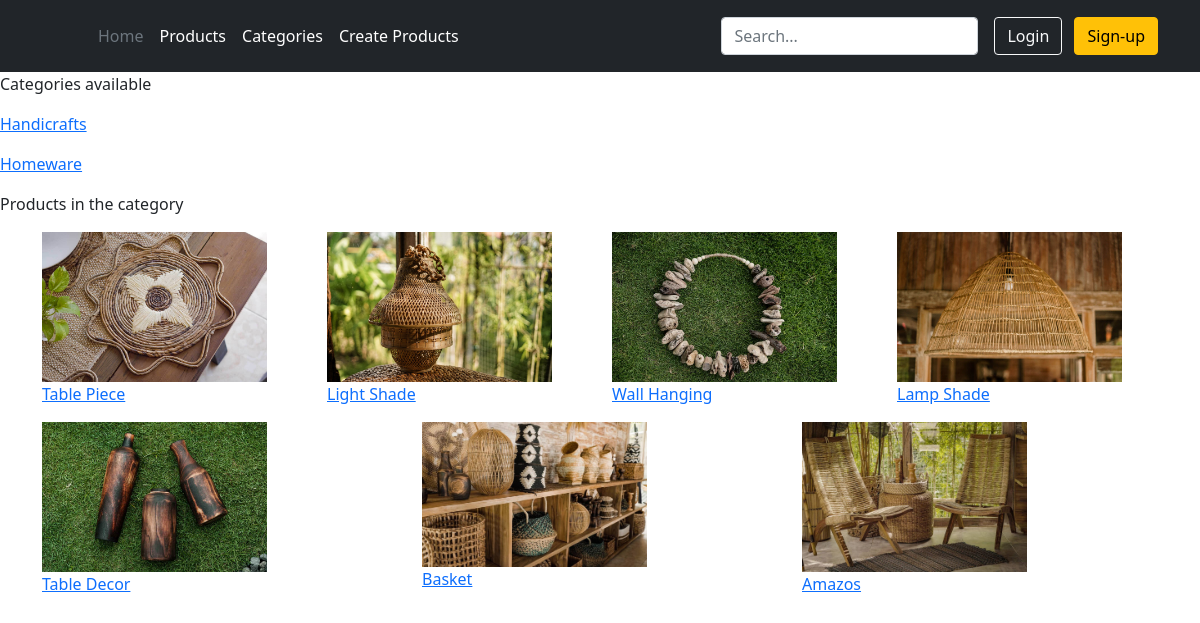
The page /categories on the database as committed earlier.
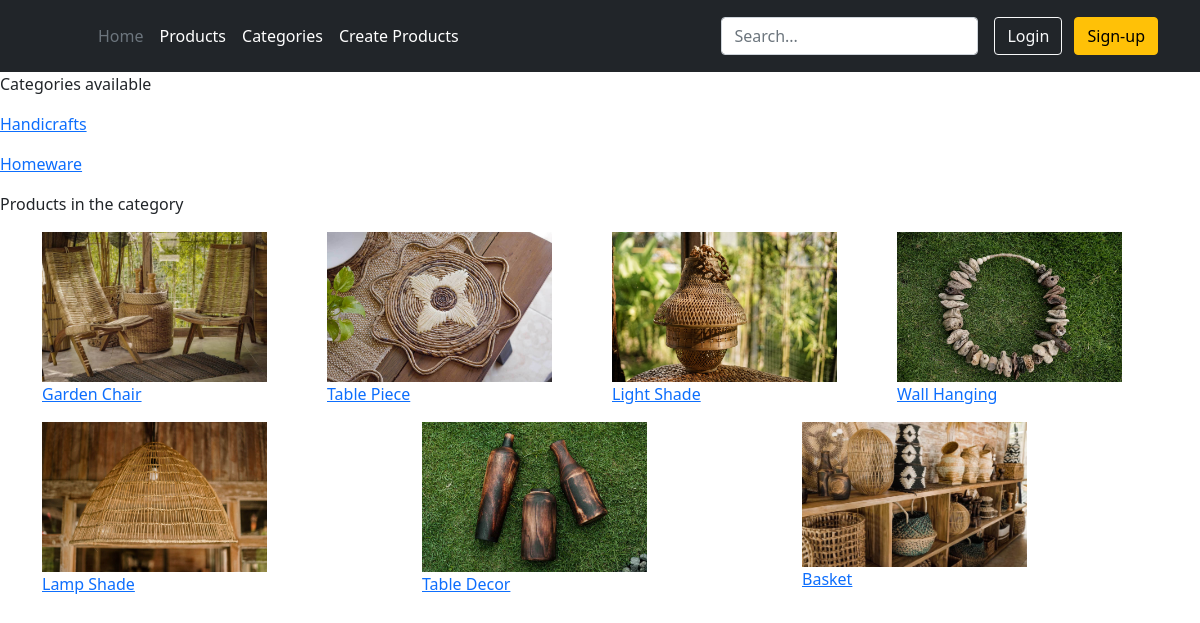
The same page on the database as committed later.
### products/models.py (models this page shows, shortened)
class Category(models.Model):
    name = models.CharField(max_length=100)
    slug = models.SlugField(max_length=255, unique=True)
    class Meta:
        verbose_name_plural = 'categories'

class Product(models.Model):
    title = models.CharField(max_length=200)
    description = models.TextField(blank=True)
    image = models.ImageField(upload_to='images/')
    price = models.DecimalField(max_digits=6, decimal_places=2)
    category = models.ForeignKey(Category, related_name='product', on_delete=models.CASCADE)
    slug = models.SlugField(max_length=255)
    in_stock = models.BooleanField(default=True)  # Stock to change to numeric value
    is_active = models.BooleanField(default=True)
    created = models.DateTimeField(auto_now_add=True)
    updated = models.DateTimeField(auto_now=True)
    class Meta:
        verbose_name_plural = 'Products'
        ordering = ('-created',)

### storeAnada/views.py (the view)
# urls.py: path('categories', storeAnada.views.CategoryListView.as_view(), name='categories'),
class CategoryListView(ListView):
	template_name = "products/categories.html"
	model = Category
	def get_context_data(self, **kwargs):
		context = super().get_context_data(**kwargs)
		category = self.request.GET.get('category', None)
		search = self.request.GET.get('search', None)
		products = Product.objects.all()
		if category:
			context['category'] = category
			products = products.filter(category__id=int(category))  # Filter by FieldNameinProductModel__FieldInFKModel
		if search:
			products = products.filter(title__contains=search)  # Contains gives flexibility in the search input
			context['search'] = search
		context['products'] = products
		return context

### templates/products/categories.html (shortened to what this page needs)
{% extends "base.html" %}
{% load static %}
{% block content %}
    <p>Categories available</p>
{% for category in category_list %}
    <a href="{% url 'categories' %}?category={{ category.pk }}"><p>{{ category.name }}</p></a>
{% endfor %}
    <p>Products in the category {{ category.name }}</p>
<div class="container">
    <div class="row">
        {% for p in products %}
        <div class="col-sm">
            <a href="{% url 'product-detail' pk=p.pk %}"><img src="media/{{ p.image }}" alt="{{ p.title }} " height="auto" width="225">
            <p>{{ p.title }}</p>
            </a>
        </div>
        {% endfor %}
    </div>
</div>
{% endblock %}

### templates/base.html (shortened to what this page needs)
{% load static %}
<!DOCTYPE html>
<html lang="en">
    <head>
        <link rel="stylesheet" href={% static "bootstrap-5.1.3-dist/css/bootstrap.min.css" %}>
    </head>
    <body>
        <header class="p-3 bg-dark text-white">
            <div class="container">
              <div class="d-flex flex-wrap align-items-center justify-content-center justify-content-lg-start">
                <a href="/" class="d-flex align-items-center mb-2 mb-lg-0 text-white text-decoration-none">
                  <svg class="bi me-2" width="40" height="32" role="img" aria-label="Bootstrap"></svg>
                </a>
                <ul class="nav col-12 col-lg-auto me-lg-auto mb-2 justify-content-center mb-md-0">
                  <li><a href="{% url 'home' %}" class="nav-link px-2 text-secondary">Home</a></li>
                  <li><a href="{% url 'product-list' %}" class="nav-link px-2 text-white">Products</a></li>
                    <li><a href="{% url 'categories' %}" class="nav-link px-2 text-white">Categories</a></li>
                  <li><a href="{% url 'product-create' %}" class="nav-link px-2 text-white">Create Products</a></li>
                </ul>
                <form class="col-12 col-lg-auto mb-3 mb-lg-0 me-lg-3" method="get">
                  <input type="search" class="form-control form-control-dark" placeholder="Search..." aria-label="Search" name="search" value="{{ search }}">
                </form>
                <div class="text-end">
                  <button type="button" class="btn btn-outline-light me-2">Login</button>
                  <button type="button" class="btn btn-warning">Sign-up</button>
                </div>
              </div>
            </div>
        </header>
        {% block content %}{% endblock %}
    </body>
</html>

Rows that differ between the two databases and show on the page:
removed Product: image (picture), title "Amazos"
added Product: image (picture), title "Garden Chair"
